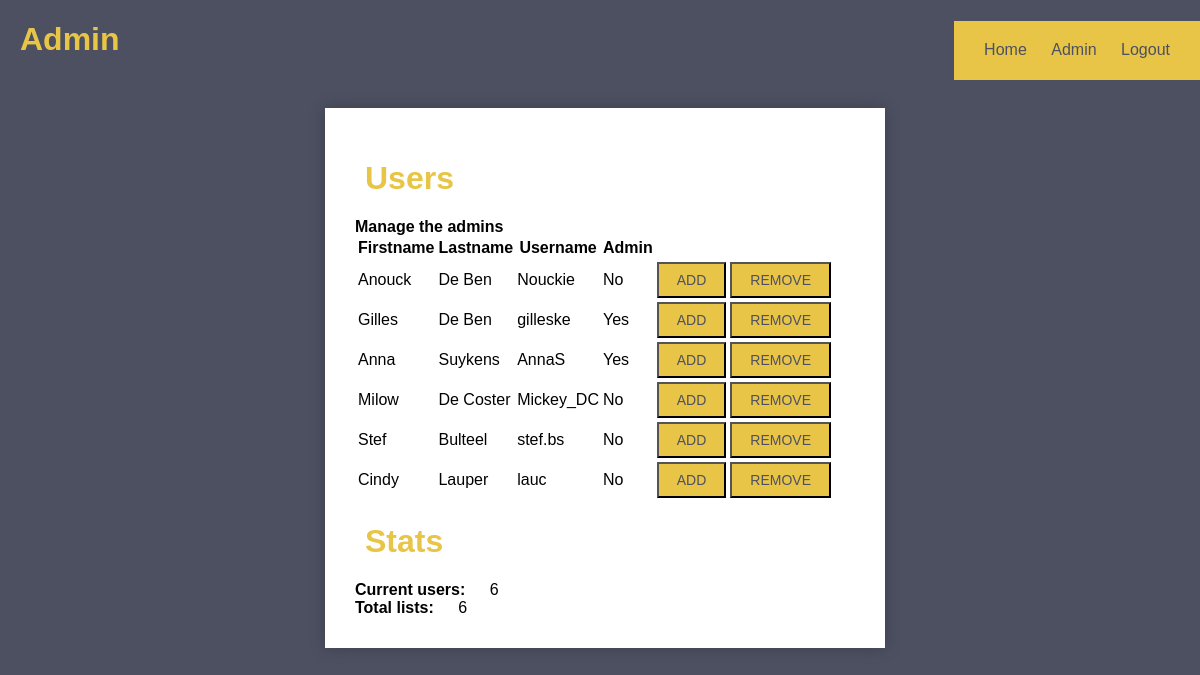
Page /admin.php (signed in) on the committed database.
### tables this page shows
CREATE TABLE `tl_users` (
  `id` int(11) NOT NULL,
  `firstname` varchar(255) NOT NULL,
  `lastname` varchar(255) NOT NULL,
  `username` varchar(255) NOT NULL,
  `email` varchar(255) NOT NULL,
  `password` varchar(255) NOT NULL,
  `isAdmin` tinyint(1) NOT NULL,
  `active` tinyint(1) NOT NULL
);

### classes/User.class.php (called while the page is built, shortened)
<?php
    class User
    {
        public function getUsers(){
            $conn = Db::getInstance();
            $sql = "SELECT *
                    FROM tl_users
                    WHERE tl_users.active = 1";
            $statement = $conn->prepare($sql);
            $statement->execute();
            $result = $statement->fetchAll();
            return $result;
        }
        public static function userCount(){
            $conn = Db::getInstance();
            $sql = "SELECT COUNT(*)
                    FROM tl_users
                    WHERE tl_users.active = 1";
            $statement = $conn->prepare($sql);
            $statement->execute();
            $result = $statement->fetchAll();
            return $result;
        }
    }

### classes/TodoList.class.php (called while the page is built, shortened)
<?php
    class TodoList
    {
        public static function listCount(){
            $conn = Db::getInstance();
            $sql = "SELECT COUNT(*)
                    FROM tl_lists
                    WHERE tl_lists.active = 1";
            $statement = $conn->prepare($sql);
            $statement->execute();
            $result = $statement->fetchAll();
            return $result;
        }
    }

### admin.php (the view, shortened to what this page needs)
<?php
    $s = Session::check();
    if($s === false){
        header("Location: login.php");
    }
    else{
        $u = new User();
        $results = $u->getUsers();
    }
    $curUsers = User::userCount();
    $curLists = ToDoList::listCount();
?><!DOCTYPE html>
<html lang="en">
<head>
    <link rel = "stylesheet" type = "text/css" href = "css/reset.css"/>
    <link rel = "stylesheet" type = "text/css" href = "css/style.css"/>
    <link rel = "stylesheet" type = "text/css" href = "css/add.css"/>
</head>
<body>
    <header>
        <?php require_once("nav2.inc.php"); ?>
        <h1>Admin</h1>
    </header>
    <main>
        <div class="whitelist">
        <h1>Users</h1>
        <p>Manage the admins</p>
        <table class="listing">
        <thead>
        <tr>
        <th>Firstname</th>
        <th>Lastname</th>
        <th>Username</th>
        <th>Admin<th>
        <th></th>
        <th></th>
        </tr>
        </thead>
        <tbody>
        <?php
        foreach($results as $row)
        {
            if($row['isAdmin']){
                $ad = "Yes";
            } else {
                $ad ="No";
            }
            echo "<tr>";
            echo "<td>" . $row['firstname'] . "</td>";
            echo "<td>" . $row['lastname'] . "</td>";
            echo "<td>" . $row['username'] . "</td>";
            echo "<td>" . $ad . "</td>";
            echo "<td><input type='submit' id='".$row['id']."' class='btn addbtn' value='ADD'></td>";
            echo "<td><input type='submit' id='".$row['id']."' class='btn rembtn' value='REMOVE'></td>";
            echo "</tr>";
        }
        ?>
        </tbody>
        </table>
        <h1>Stats</h1>
        <p>Current users:</p>
        <span><?php echo $curUsers[0][0];?></span><br>
        <p>Total lists:</p>
        <span><?php echo $curLists[0][0]; ?></span><br>
        </div>
    </main>
</body>
</html>

### nav2.inc.php
<nav>
    <a href="index.php">Home</a>
    <a href="admin.php">Admin</a>
    <a href="logout.php">Logout</a>
</nav>

### css/style.css (style rules this page uses)
html { font-family: arial; background-color: #4D5061; margin-left: 10px; }
h1 { color: #E8C547; margin-left: 10px; }
nav { background-color: #E8C547; padding: 20px; float: right; }
nav a { text-decoration: none; color: #4D5061; padding: 10px; text-align: center; }
input.btn, .update input[type="submit"], .register input[type="submit"], .login input[type="submit"], .addtask input[type="submit"] { background-color: #E8C547; display: inline-block; cursor: pointer; color: #4D5061; font-size: 14px; padding: 8px 18px; text-decoration: none; text-transform: uppercase; }

### css/add.css (style rules this page uses)
.addtask, .addlist, .white, .whitelist { width: 500px; padding: 30px; background: #ffffff; margin: 50px auto; box-shadow: 0px 0px 15px rgba(0, 0, 0, 0.22); }
input.btn, .addtask input[type="submit"], .addlist input[type="submit"] { background-color: #E8C547; display: inline-block; cursor: pointer; color: #4D5061; font-size: 14px; padding: 8px 18px; text-decoration: none; text-transform: uppercase; }

### admin.php (style rules this page uses)
span { margin-left: 20px; }
p { display: inline; font-weight: bold; }

### rows in the picture
tl_users: firstname "Anouck", lastname "De Ben", username "Nouckie", isAdmin "No"
tl_users: firstname "Gilles", lastname "De Ben", username "gilleske", isAdmin "Yes"
tl_users: firstname "Anna", lastname "Suykens", username "AnnaS", isAdmin "Yes"
tl_users: firstname "Milow", lastname "De Coster", username "Mickey_DC", isAdmin "No"
tl_users: firstname "Stef", lastname "Bulteel", username "stef.bs", isAdmin "No"
tl_users: firstname "Cindy", lastname "Lauper", username "lauc", isAdmin "No"

### other values in the picture
$curUsers[0][0] "6"
$curLists[0][0] "6"
